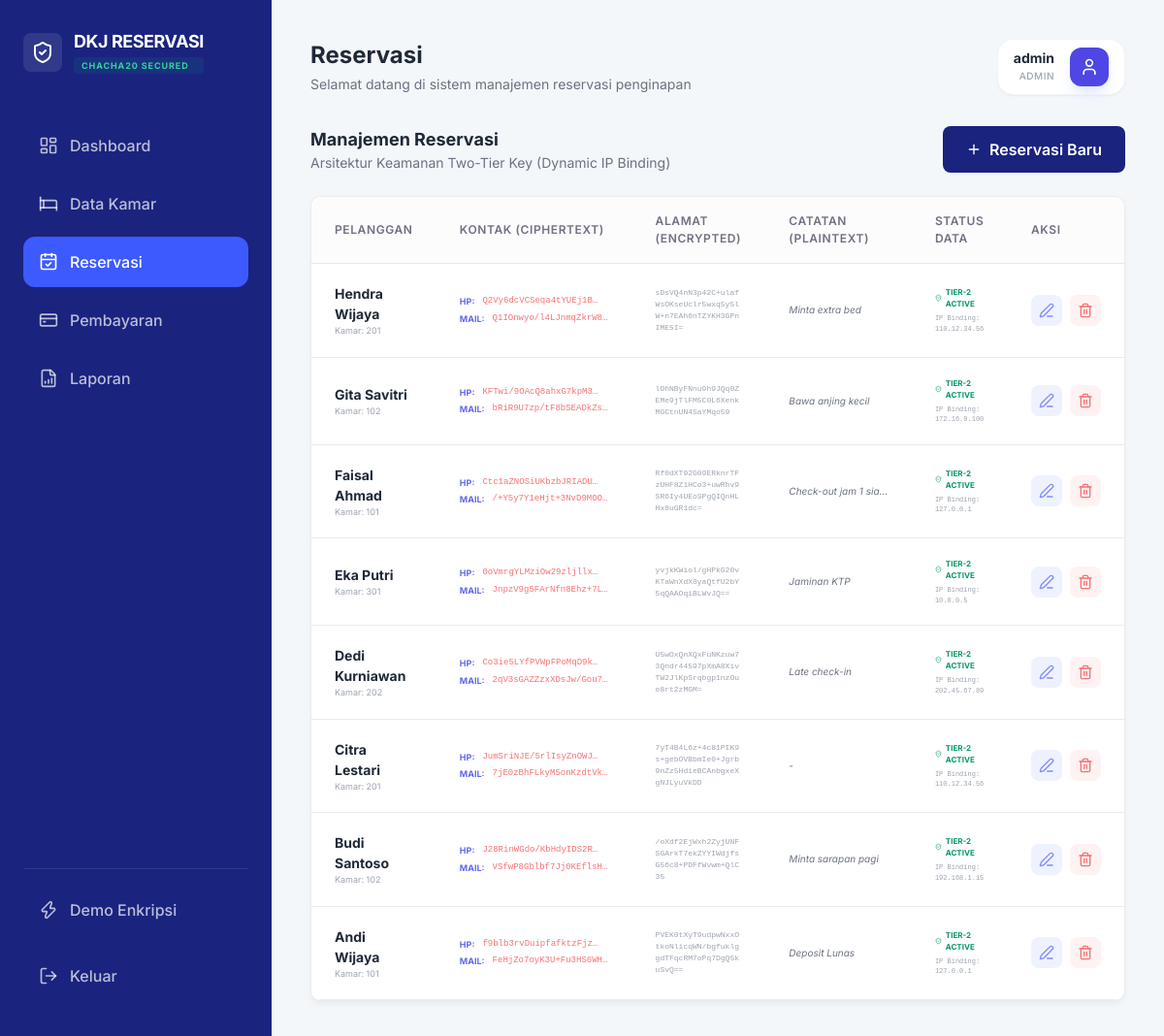
The page /dashboard.php?page=reservations (signed in) on the database its author committed.
### tables this page shows
CREATE TABLE reservations (
        id INTEGER PRIMARY KEY AUTOINCREMENT,
        customer_name TEXT,
        phone TEXT,
        email TEXT,
        address TEXT,
        check_in DATE,
        check_out DATE,
        notes TEXT, -- ATURAN 2: Sekarang Plaintext
        room_id INTEGER,
        status TEXT DEFAULT 'pending',
        encrypted_ip_seed TEXT, -- ATURAN 1 & 2: IP Terbungkus Master Key
        FOREIGN KEY(room_id) REFERENCES rooms(id)
    );

CREATE TABLE rooms (
        id INTEGER PRIMARY KEY AUTOINCREMENT,
        room_number TEXT UNIQUE,
        type TEXT,
        price INTEGER,
        status TEXT DEFAULT 'available'
    );

### helpers/security_helper.php (called while the page is built, shortened)
<?php
class SecurityHelper {
    private static function getMasterKey() {
        return hash('sha256', MASTER_SECRET, true);
    }
    public static function getDataKey($ip_address) {
        return hash('sha256', $ip_address . MASTER_SECRET, true);
    }
    public static function decryptData($ciphertext, $ip_address) {
        $key = self::getDataKey($ip_address);
        return self::coreDecrypt($ciphertext, $key);
    }
    public static function decryptIP($encrypted_ip) {
        $key = self::getMasterKey();
        return self::coreDecrypt($encrypted_ip, $key);
    }
    private static function coreDecrypt($base64_data, $key) {
        $decoded = base64_decode($base64_data);
        if (function_exists('sodium_crypto_stream_chacha20_xor')) {
            $nonce_len = 8;
            if (strlen($decoded) < $nonce_len) return "";
            $nonce = substr($decoded, 0, $nonce_len);
            $ciphertext = substr($decoded, $nonce_len);
            return (string)sodium_crypto_stream_chacha20_xor($ciphertext, $nonce, $key);
        } else {
            $nonce_len = 16;
            $nonce = substr($decoded, 0, $nonce_len);
            $ciphertext = substr($decoded, $nonce_len);
            return (string)openssl_decrypt($ciphertext, 'chacha20', $key, OPENSSL_RAW_DATA, $nonce);
        }
    }
}
?>

### modules/reservations.php (the view, shortened to what this page needs)
<?php
$reservations = $db->query("SELECT r.*, rm.room_number, rm.type as room_type FROM reservations r JOIN rooms rm ON r.room_id = rm.id ORDER BY r.id DESC")->fetchAll(PDO::FETCH_ASSOC);
?>
<div class="flex justify-between items-center mb-6">
    <div>
        <h3 class="text-lg font-bold text-gray-800">Manajemen Reservasi</h3>
        <p class="text-sm text-gray-500">Arsitektur Keamanan Two-Tier Key (Dynamic IP Binding)</p>
    </div>
    <button onclick="openResModal()" class="btn-primary flex items-center gap-2">
        <i data-lucide="plus" class="w-4 h-4"></i> Reservasi Baru
    </button>
</div>
<div class="card p-0 overflow-hidden">
    <div class="table-container border-none">
        <table>
            <thead>
                <tr>
                    <th>Pelanggan</th>
                    <th>Kontak (Ciphertext)</th>
                    <th>Alamat (Encrypted)</th>
                    <th>Catatan (Plaintext)</th>
                    <th>Status Data</th>
                    <th>Aksi</th>
                </tr>
            </thead>
            <tbody>
                <?php foreach ($reservations as $res): ?>
                <?php
                    $ip_historis = SecurityHelper::decryptIP($res['encrypted_ip_seed'] ?? '');
                    $phone_dec = SecurityHelper::decryptData($res['phone'], $ip_historis);
                    $email_dec = SecurityHelper::decryptData($res['email'], $ip_historis);
                    $address_dec = SecurityHelper::decryptData($res['address'], $ip_historis);
                ?>
                <tr>
                    <td>
                        <div class="font-bold text-gray-800"><?= htmlspecialchars($res['customer_name']) ?></div>
                        <div class="text-[9px] text-gray-400">Kamar: <?= $res['room_number'] ?></div>
                    </td>
                    <td>
                        <div class="space-y-1">
                            <div class="flex items-center gap-2">
                                <span class="text-[9px] font-bold text-indigo-500 uppercase">HP:</span>
                                <div class="font-mono text-[9px] text-red-400 truncate max-w-[120px]" title="<?= $res['phone'] ?>"><?= $res['phone'] ?></div>
                            </div>
                            <div class="flex items-center gap-2">
                                <span class="text-[9px] font-bold text-indigo-500 uppercase">Mail:</span>
                                <div class="font-mono text-[9px] text-red-400 truncate max-w-[120px]" title="<?= $res['email'] ?>"><?= $res['email'] ?></div>
                            </div>
                        </div>
                    </td>
                    <td>
                        <div class="font-mono text-[8px] text-gray-400 break-all max-w-[180px]" title="<?= $res['address'] ?>">
                            <?= $res['address'] ?>
                        </div>
                    </td>
                    <td class="text-[10px] text-gray-500 italic max-w-[150px] truncate" title="<?= htmlspecialchars($res['notes']) ?>">
                        <?= htmlspecialchars($res['notes']) ?>
                    </td>
                    <td>
                        <div class="flex flex-col gap-1">
                            <span class="text-[8px] font-bold text-emerald-600 flex items-center gap-1">
                                <i data-lucide="shield-check" class="w-2.5 h-2.5"></i> TIER-2 ACTIVE
                            </span>
                            <span class="text-[7px] text-gray-400 font-mono">IP Binding: <?= $ip_historis ?></span>
                        </div>
                    </td>
                    <td>
                        <div class="flex items-center gap-2">
                            <button onclick='editRes(<?= json_encode([
                                "id" => $res["id"],
                                "customer_name" => $res["customer_name"],
                                "phone" => $phone_dec,
                                "email" => $email_dec,
                                "address" => $address_dec,
                                "check_in" => $res["check_in"],
                                "check_out" => $res["check_out"],
                                "room_id" => $res["room_id"],
                                "notes" => $res["notes"]
                            ]) ?>)' class="p-2 text-indigo-400 hover:text-indigo-600 bg-indigo-50 rounded-lg">
                                <i data-lucide="edit-3" class="w-4 h-4"></i>
                            </button>
                            <form method="POST" class="inline" onsubmit="return confirm('Hapus reservasi ini?')">
                                <button type="submit" class="p-2 text-red-400 hover:text-red-600 bg-red-50 rounded-lg">
                                    <i data-lucide="trash-2" class="w-4 h-4"></i>
                                </button>
                            </form>
                        </div>
                    </td>
                </tr>
                <?php endforeach; ?>
            </tbody>
        </table>
    </div>
</div>

### assets/css/style.css (style rules this page uses)
:root { --font-size: 16px; --background: #ffffff; --foreground: #030213; --card: #ffffff; --card-foreground: #030213; --primary: #030213; --primary-foreground: #ffffff; --secondary: #f8f9fa; --secondary-foreground: #030213; --muted: #ececf0; --muted-foreground: #717182; --accent: #e9ebef; --accent-foreground: #030213; --destructive: #d4183d; --border: rgba(0, 0, 0, 0.08); --input-background: #f3f3f5; --radius: 0.625rem; --blue-soft: #3b82f6; --green-soft: #10b981; --purple-soft: #8b5cf6; --orange-soft: #f59e0b; }
* { margin: 0; padding: 0; box-sizing: border-box; font-family: 'Inter', sans-serif; }
body { background-color: #f4f7fa; color: var(--foreground); font-size: var(--font-size); }
.card { background: var(--card); border-radius: var(--radius); padding: 1.5rem; border: 1px solid var(--border); box-shadow: 0 4px 6px -1px rgba(0, 0, 0, 0.05); }
.table-container { background: white; border-radius: var(--radius); overflow: hidden; border: 1px solid var(--border); }
table { width: 100%; border-collapse: collapse; }
th { background: #fcfcfd; padding: 1rem 1.5rem; text-align: left; font-size: 0.75rem; font-weight: 600; color: var(--muted-foreground); text-transform: uppercase; letter-spacing: 0.05em; border-bottom: 1px solid var(--border); }
td { padding: 1.25rem 1.5rem; border-bottom: 1px solid var(--border); font-size: 0.875rem; }
.btn-primary { background: #1a237e; color: white; padding: 0.75rem 1.5rem; border-radius: 0.5rem; font-weight: 600; border: none; cursor: pointer; }

### rows shown on the page
reservations: customer_name "Hendra Wijaya", room.room_number "201", phone "Q2Vy6dcVCSeqa4tYUEj1B…", email "Q1IOnwyo/l4LJnmqZkrW8…", address "sDsVQ4nN3p42C+ulafWsOKseUclr5wxq5y5lW+n7EAh6nTZYKH3GPnIME5I=", notes "Minta extra bed", encrypted_ip_seed "110.12.34.56"
reservations: customer_name "Gita Savitri", room.room_number "102", phone "KFTwi/9OAcQ8ahxG7kpM3…", email "bRiR9U7zp/tF8bSEADkZs…", address "lOhNByFNnu9h9JQq0ZEMe9jTlFM5C0L6XenkMGCtnUN4SaYMqo59", notes "Bawa anjing kecil", encrypted_ip_seed "172.16.0.100"
reservations: customer_name "Faisal Ahmad", room.room_number "101", phone "Ctc1aZNOSiUKbzbJRIADU…", email "/+Y5y7Y1eHjt+3NvD9MOO…", address "Rf0dXT92G09ERknrTFzUHF8Z1HCo3+uwRhv9SR6Iy4UEoSPgQIQnHLHx8uGR1dc=", notes "Check-out jam 1 sia…", encrypted_ip_seed "127.0.0.1"
reservations: customer_name "Eka Putri", room.room_number "301", phone "0oVmrgYLMziOw29zljllx…", email "JnpzV9g5FArNfn8Ehz+7L…", address "yvjkKWiol/gHPkG20vKTaWnXdX0yaQtfU2bY5qQAAOqiBLWvJQ==", notes "Jaminan KTP", encrypted_ip_seed "10.0.0.5"
reservations: customer_name "Dedi Kurniawan", room.room_number "202", phone "Co3ie5LYfPVWpFPoMqD9k…", email "2qV3sGAZZzxXDsJw/Gou7…", address "U5wOxQnXQxFuNKzuw73Qndr44597pXmA8XivTW2JlKpSrqbgp1nzOuo8rt2zMGM=", notes "Late check-in", encrypted_ip_seed "202.45.67.89"
reservations: customer_name "Citra Lestari", room.room_number "201", phone "JumSriNJE/5rlIsyZnOWJ…", email "7jE0zBhFLkyM5onKzdtVk…", address "7yT4B4L6z+4c81PIK9s+gebOVBbmIe0+Jgrb9nZz5HdieBCAnbgxeXgNJLyuVkDD", notes "-", encrypted_ip_seed "110.12.34.56"
reservations: customer_name "Budi Santoso", room.room_number "102", phone "J28RinWGdo/KbHdyIDS2R…", email "VSfwP8Gblbf7Jj0KEflsH…", address "/oXdf2EjWxh2ZyjUNFSGArkT7ekZYYIWdjfsG56c8+PDFfWvwm+QlC35", notes "Minta sarapan pagi", encrypted_ip_seed "192.168.1.15"
reservations: customer_name "Andi Wijaya", room.room_number "101", phone "f9blb3rvDuipfafktzFjz…", email "FeHjZo7oyK3U+Fu3HS6WH…", address "PVEK0tXyT9udpwNxxOtkoNlicqWN/bgfuklggdTFqcRM7oPq7DgQ5kuSvQ==", notes "Deposit Lunas", encrypted_ip_seed "127.0.0.1"

### other values the page prints
$titles[$page] "Reservasi"
$_SESSION['username'] "admin"
$_SESSION['role'] "ADMIN"
